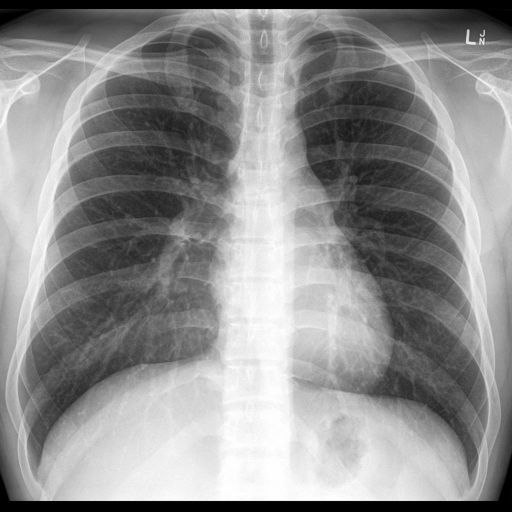
#> input picture images/xray.jpg, 1024 x 1024 px (shown at 1/2 size)
$ jupyter execute 'OpenCV(T).ipynb'
#> lines starting #> are read from the running program, lines starting #| are printed output that depends on the picture; after the words box and inside, x2 and y2 are one past the last pixel; in counts of white or black regions, pixels touching at a corner belong together
[cell 1]
import numpy as np
import matplotlib.pyplot as plt
import cv2

[cell 2]
img = cv2.imread('./images/xray.jpg')
#> img is the input picture: shape (1024, 1024, 3); min 0, max 255, mean 141.9
cv2.imshow("For Test" , img)
cv2.waitKey(0)
cv2.destroyAllWindows()

[cell 3]
gray_img = cv2.cvtColor(img , cv2.COLOR_BGR2GRAY)
cv2.imshow('Gray image' , gray_img)
cv2.waitKey(0)
cv2.destroyAllWindows()

[cell 4]
img = cv2.imread('./images/PopEffects.jpeg')
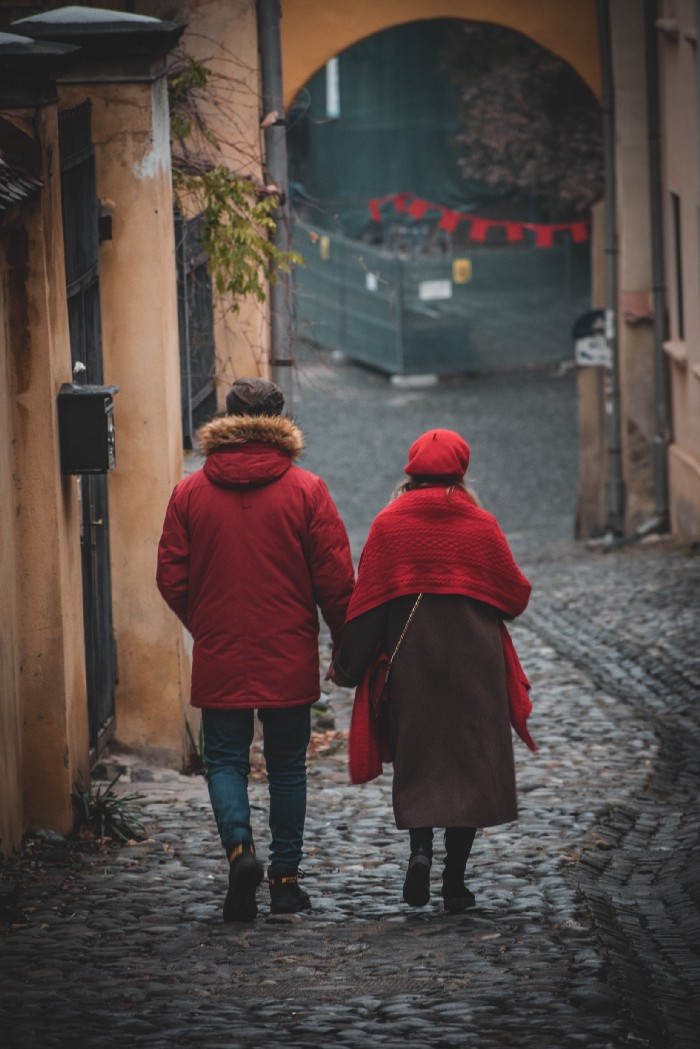
#> input picture images/PopEffects.jpeg, 700 x 1049 px
#> img is the input picture: shape (1049, 700, 3); mean B, G, R 68.9, 72.1, 84.3
cv2.rectangle(img ,(400,100),(200,500),(255,255,255),3)
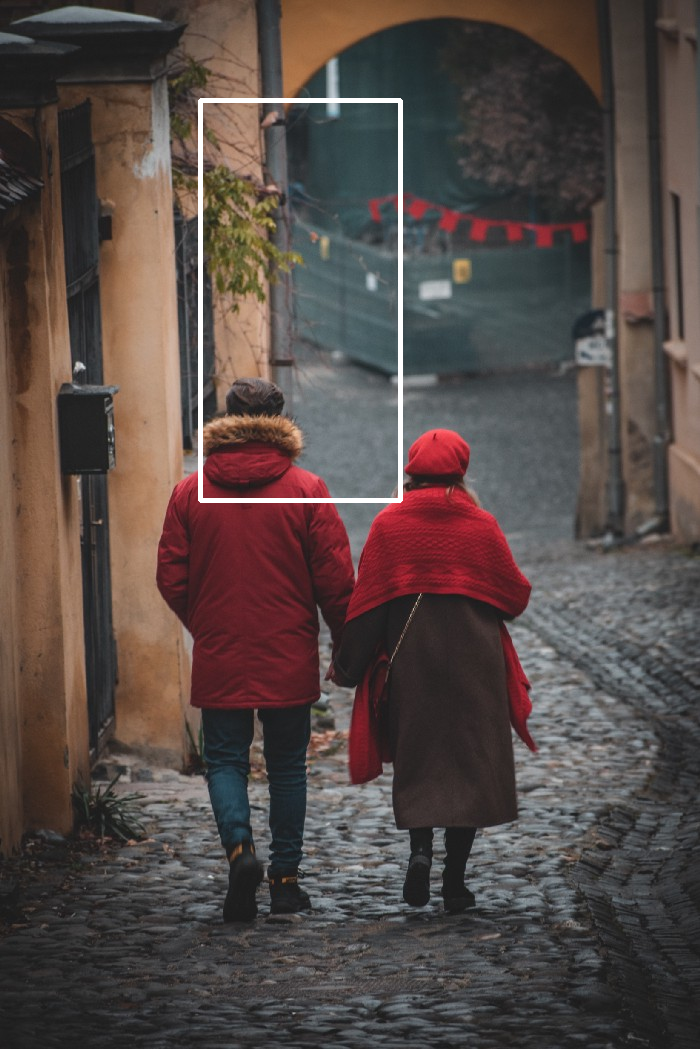
#> img: shape (1049, 700, 3); 0.82% of pixels changed, all inside (x1, y1, x2, y2) = (198, 98, 403, 503)
cv2.imshow('Rectangle' , img)
cv2.waitKey(0)
cv2.destroyAllWindows()
